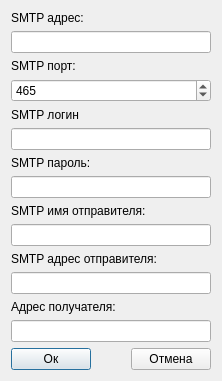
<?xml version="1.0" encoding="UTF-8"?>
<ui version="4.0">
 <class>SmtpSettingsDialog</class>
 <widget class="QDialog" name="SmtpSettingsDialog">
  <property name="geometry">
   <rect>
    <x>0</x>
    <y>0</y>
    <width>222</width>
    <height>372</height>
   </rect>
  </property>
  <property name="windowTitle">
   <string>Настройки SMTP</string>
  </property>
  <layout class="QGridLayout" name="gridLayout">
   <item row="0" column="0">
    <layout class="QVBoxLayout" name="verticalLayout_7">
     <item>
      <widget class="QLabel" name="labelSMTPAddress">
       <property name="text">
        <string>SMTP адрес:</string>
       </property>
      </widget>
     </item>
     <item>
      <widget class="QLineEdit" name="lineEditSMTPAddress"/>
     </item>
    </layout>
   </item>
   <item row="1" column="0">
    <layout class="QVBoxLayout" name="verticalLayout_5">
     <item>
      <widget class="QLabel" name="labelSMTPPort">
       <property name="text">
        <string>SMTP порт:</string>
       </property>
      </widget>
     </item>
     <item>
      <widget class="QSpinBox" name="spinBoxSMTPPort">
       <property name="maximum">
        <number>10000</number>
       </property>
       <property name="value">
        <number>465</number>
       </property>
      </widget>
     </item>
    </layout>
   </item>
   <item row="2" column="0">
    <layout class="QVBoxLayout" name="verticalLayout_6">
     <item>
      <widget class="QLabel" name="labelSMTPLogin">
       <property name="text">
        <string>SMTP логин</string>
       </property>
      </widget>
     </item>
     <item>
      <widget class="QLineEdit" name="lineEditSMTPLogin"/>
     </item>
    </layout>
   </item>
   <item row="3" column="0">
    <layout class="QVBoxLayout" name="verticalLayout_4">
     <item>
      <widget class="QLabel" name="labelSMTPPass">
       <property name="text">
        <string>SMTP пароль:</string>
       </property>
      </widget>
     </item>
     <item>
      <widget class="QLineEdit" name="lineEditSMTPPass"/>
     </item>
    </layout>
   </item>
   <item row="4" column="0">
    <layout class="QVBoxLayout" name="verticalLayout_3">
     <item>
      <widget class="QLabel" name="labelSMTPSenderName">
       <property name="text">
        <string>SMTP имя отправителя:</string>
       </property>
      </widget>
     </item>
     <item>
      <widget class="QLineEdit" name="lineEditSMTPSenderName"/>
     </item>
    </layout>
   </item>
   <item row="5" column="0">
    <layout class="QVBoxLayout" name="verticalLayout_2">
     <item>
      <widget class="QLabel" name="labelSMTPSenderAddress">
       <property name="text">
        <string>SMTP адрес отправителя:</string>
       </property>
      </widget>
     </item>
     <item>
      <widget class="QLineEdit" name="lineEditSMTPSenderAddress"/>
     </item>
    </layout>
   </item>
   <item row="6" column="0">
    <layout class="QVBoxLayout" name="verticalLayout">
     <item>
      <widget class="QLabel" name="labelMailTo">
       <property name="text">
        <string>Адрес получателя:</string>
       </property>
      </widget>
     </item>
     <item>
      <widget class="QLineEdit" name="lineEditMailTo"/>
     </item>
    </layout>
   </item>
   <item row="7" column="0">
    <layout class="QHBoxLayout" name="horizontalLayout">
     <item>
      <widget class="QPushButton" name="pushButtonOk">
       <property name="text">
        <string>Ок</string>
       </property>
      </widget>
     </item>
     <item>
      <spacer name="horizontalSpacer">
       <property name="orientation">
        <enum>Qt::Horizontal</enum>
       </property>
       <property name="sizeHint" stdset="0">
        <size>
         <width>40</width>
         <height>20</height>
        </size>
       </property>
      </spacer>
     </item>
     <item>
      <widget class="QPushButton" name="pushButtonCancel">
       <property name="text">
        <string>Отмена</string>
       </property>
      </widget>
     </item>
    </layout>
   </item>
  </layout>
 </widget>
 <resources/>
 <connections/>
</ui>
